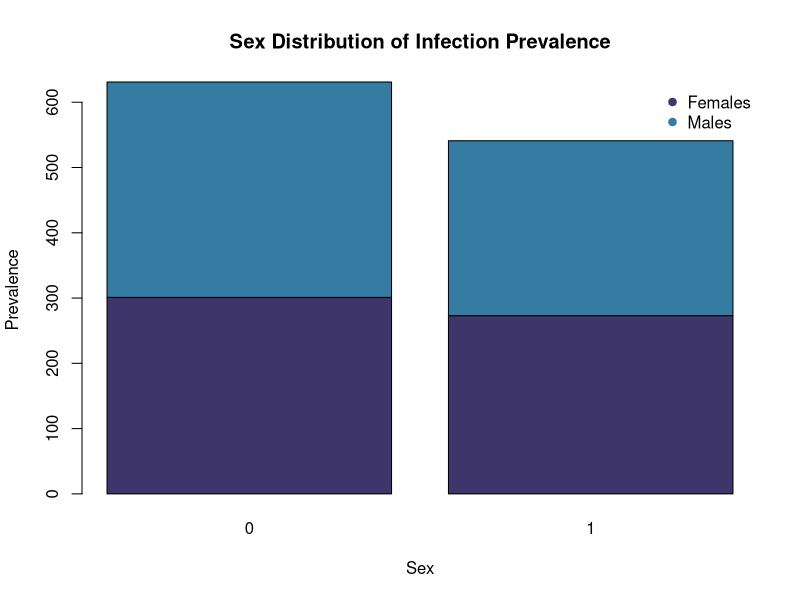
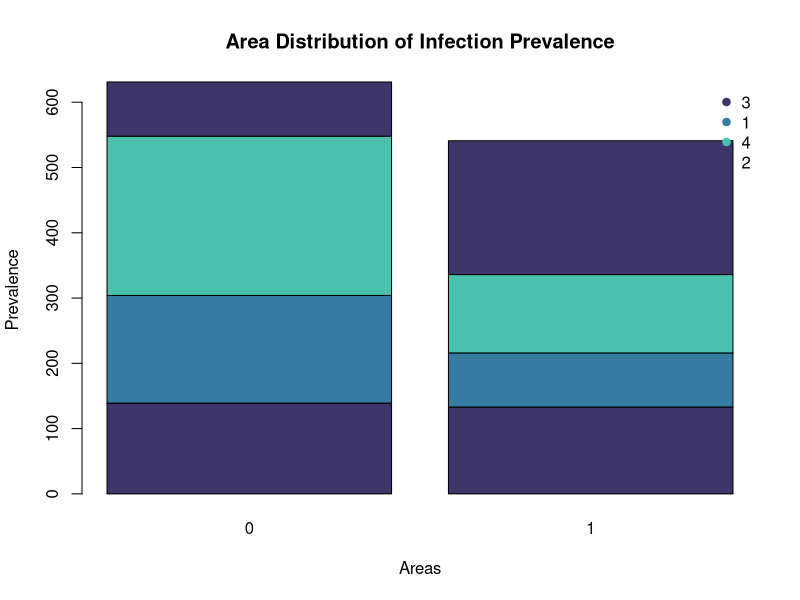
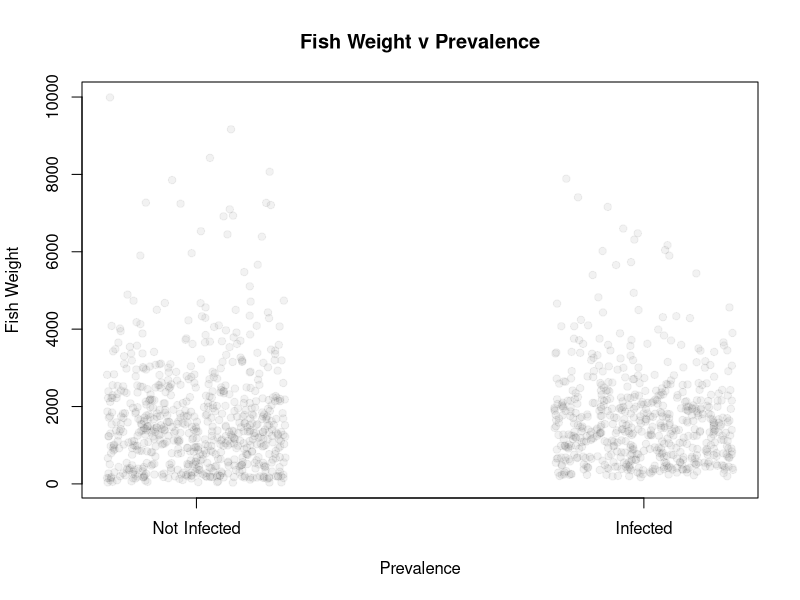
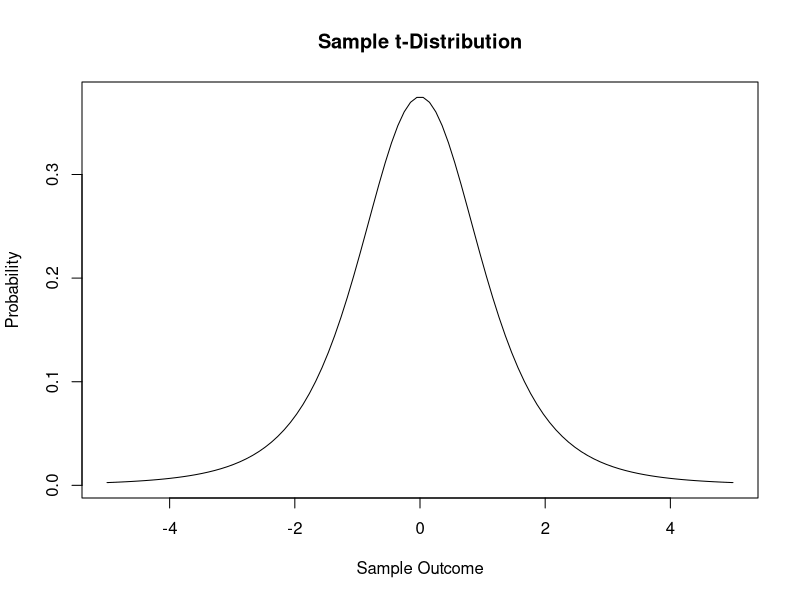
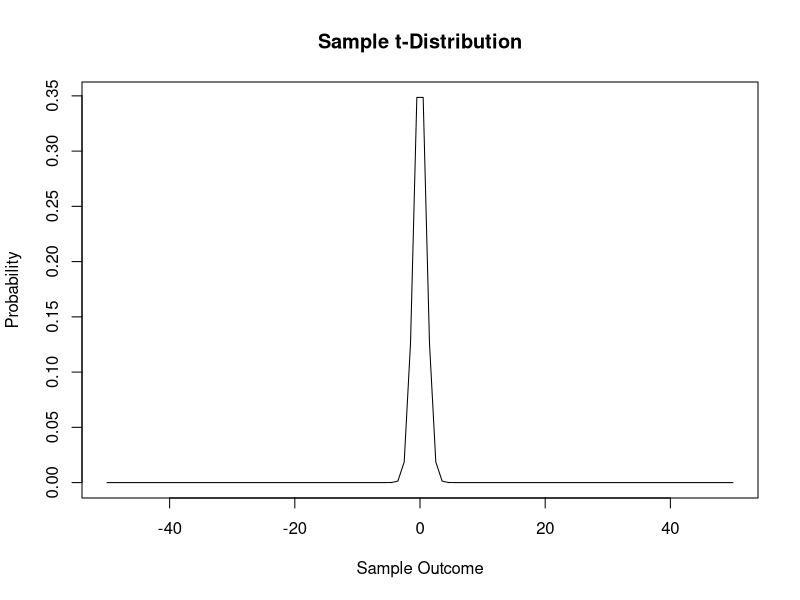
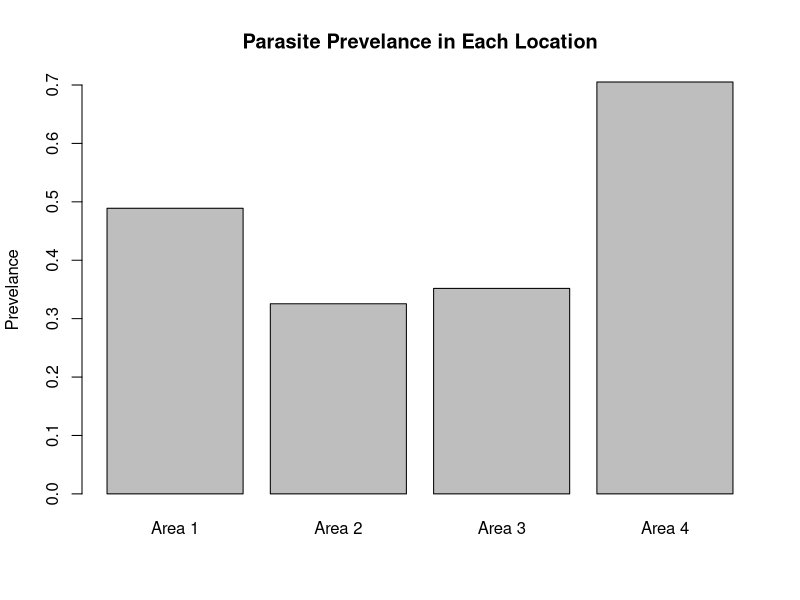

R code for these plots, in order: (Note: this script raises an error after producing the figures.)
setwd('~/Desktop/BIO380/Week 6')
cod.df <- read.csv('Cod.csv')

##### CHECKPOINT 1 #####
cod.df[cod.df$Sex == 2, "Sex"] <- "Male"
cod.df[cod.df$Sex == 1, "Sex"] <- "Female"
cod.df[cod.df$Sex == 0, "Sex"] <- "Unknown"
clean.cod.df <- subset(cod.df, subset = (Sex != "Unknown"))

##### CHECKPOINT 2 #####
table(cod.df$Sex)
574 + 598 + 82
574/1254 # 46% female
598/1254 # 48% male
82/1254 # 6% unknown
unique(cod.df$Area) #4
aggregate(Weight ~ Sex, data = clean.cod.df, mean)
table(clean.cod.df$Sex, clean.cod.df$Prevalence)
# Parasite infection is not more common in one sex. 
table(clean.cod.df$Area, clean.cod.df$Prevalence)
# Parasite infection is most common in area 4, but is also common in areas 1 and 2.

install.packages("viridisLite")
library(viridisLite)
(our.colors <- mako(length(unique(cod.df$Sex)), begin = 0.25, end = 0.75))

par(mar= c(5.1, 4.1, 4.1, 2.1))
par(mfrow = c(1, 1))

##### CHECKPOINT 3 #####
# maybe do mosaic instead
barplot(table(clean.cod.df$Sex, clean.cod.df$Prevalence), xlab = 'Sex', ylab = 'Prevalence', col = our.colors, main = 'Sex Distribution of Infection Prevalence')
legend('topright', legend = c("Females","Males"), col = our.colors, pch = 19, cex = 1,  bty = 'n') 

##### CHECKPOINT 4 #####
barplot(table(clean.cod.df$Area, clean.cod.df$Prevalence), xlab = 'Areas', ylab = 'Prevalence', col = our.colors, main = 'Area Distribution of Infection Prevalence')
legend('topright', legend = c("3","1", "4", "2"), col = our.colors, pch = 19, cex = 1,  bty = 'n') 

##### CHECKPOINT 5 #####
as.factor(cod.df$Prevalence) #makes it a "category" instead of #
plot(jitter(cod.df$Prevalence), cod.df$Weight, xaxt = 'n', xlab = 'Prevalence', ylab = 'Fish Weight', pch = 19, col = rgb(0,0,0,alpha = 0.05), main = 'Fish Weight v Prevalence')
axis(1, at = c(0,1), labels = c('Not Infected', 'Infected'))
#could also do box plots, overlapping histograms, or overlapping density plots 

##### CHECKPOINT 6 #####
n <- 5
pot.outcomes <- seq(from = -5, to = 5, length = 100)
samp.prob <- dt(pot.outcomes, 4)
plot(pot.outcomes, samp.prob, typ = 'l', xlab = 'Sample Outcome', ylab = 'Probability', main = 'Sample t-Distribution')
cum.prob <- pt(pot.outcomes, 4)
quantile <- qt(c(0.025, 0.975), 4) #-2.78, 2.78

##### CHECKPOINT 7 #####
n <- 50
pot.outcomes2 <- seq(from = -50, to = 50, length = 100)
samp.prob2 <- dt(pot.outcomes2, 49)
plot(pot.outcomes2, samp.prob2, typ = 'l', xlab = 'Sample Outcome', ylab = 'Probability', main = 'Sample t-Distribution')
cum.prob2 <- pt(pot.outcomes2, 49)
quantile2 <- qt(c(0.025, 0.975), 49) #-2.01, 2.01

##### CHECKPOINT 8 #####
n <- length(cod.df$Prevalence)
num.infected <- sum(cod.df$Prevalence == 1)
alpha <- 0.01
conf.levels <- c(alpha/2, 1 - alpha/2)
conf.int <- qbinom(conf.levels, size = n, prob = num.infected/n)
answer <- conf.int / n # CI = 42.8%-50.1%

##### CHECKPOINT 9 #####
cod.1999 <- subset(cod.df, subset = (cod.df$Year == 1999), select = 'Length')
mean.length <- mean(cod.1999[[1]], na.rm = T)
n.length <- sum(!is.na(cod.1999[[1]]))
sd.length <- sd(cod.1999[[1]], na.rm = T)
se.length <- sd.length/sqrt(n.length)
alpha <- 0.05
conf.levels <- c(alpha/2, 1-alpha/2)
qt(conf.levels, df = n.length -1)
(fish.conf.int <- mean.length + qt(conf.levels, df = n.length - 1)*se.length) 

cod.2000 <- subset(cod.df, subset = (cod.df$Year == 2000), select = 'Length')
mean.length <- mean(cod.2000[[1]], na.rm = T)
n.length <- sum(!is.na(cod.2000[[1]]))
sd.length <- sd(cod.2000[[1]], na.rm = T)
se.length <- sd.length/sqrt(n.length)
alpha <- 0.05
conf.levels <- c(alpha/2, 1-alpha/2)
qt(conf.levels, df = n.length -1)
(fish.conf.int <- mean.length + qt(conf.levels, df = n.length - 1)*se.length) 

cod.2001 <- subset(cod.df, subset = (cod.df$Year == 2001), select = 'Length')
mean.length <- mean(cod.2001[[1]], na.rm = T)
n.length <- sum(!is.na(cod.2001[[1]]))
sd.length <- sd(cod.2001[[1]], na.rm = T)
se.length <- sd.length/sqrt(n.length)
alpha <- 0.05
conf.levels <- c(alpha/2, 1-alpha/2)
qt(conf.levels, df = n.length -1)
(fish.conf.int <- mean.length + qt(conf.levels, df = n.length - 1)*se.length) 

# 1999 = 50.4 - 52.5
# 2000 = 53.8 - 57.3
# 2001 = 53.5 - 56.3

##### CHECKPOINT 10 #####
alpha <- 0.05
conf.levels <- c(alpha/2, 1 - alpha/2)

area1 <- subset(cod.df, subset = (cod.df$Area == 1), select = 'Prevalence')[[1]]
n.area1 <- length(area1)
infected.area1 <- sum(area1 == 1)
CI.area1 <- qbinom(conf.levels, size = n.area1, prob = infected.area1/n.area1)
answer.area1 <- CI.area1 / n.area1 #0.4301471 0.5477941

area2 <- subset(cod.df, subset = (cod.df$Area == 2), select = 'Prevalence')[[1]]
n.area2 <- length(area2)
infected.area2 <- sum(area2 == 1)
CI.area2 <- qbinom(conf.levels, size = n.area2, prob = infected.area2/n.area2)
answer.area2 <- CI.area2 / n.area2 #0.271 0.384

area3 <- subset(cod.df, subset = (cod.df$Area == 3), select = 'Prevalence')[[1]]
n.area3 <- length(area3)
infected.area3 <- sum(area3 == 1)
CI.area3 <- qbinom(conf.levels, size = n.area3, prob = infected.area3/n.area3)
answer.area3 <- CI.area3 / n.area3 #0.306 0.398

area4 <- subset(cod.df, subset = (cod.df$Area == 4), select = 'Prevalence')[[1]]
n.area4 <- length(area4)
infected.area4 <- sum(area4 == 1)
CI.area4 <- qbinom(conf.levels, size = n.area4, prob = infected.area4/n.area4)
answer.area4 <- CI.area4 / n.area4 #0.654 0.756

prev.a1 <- infected.area1 / n.area1
prev.a2 <- infected.area2 / n.area2
prev.a3 <- infected.area3 / n.area3
prev.a4 <- infected.area4 / n.area4
vec.values <- c(prev.a1, prev.a2, prev.a3, prev.a4)
categories <- c("Area 1", "Area 2", "Area 3", "Area 4")

barplot(vec.values, names.arg = categories, main = 'Parasite Prevelance in Each Location', ylab = 'Prevelance')

table(vec.area, vec.values)
barplot(vec.values)
axis(1, at = c(0,1, 2, 3), labels = c('Not Infected', 'Infected'))